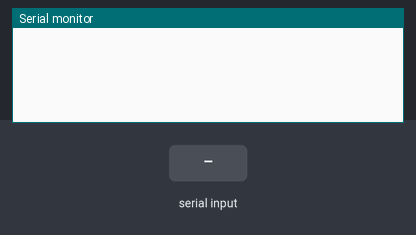
This sketch was run on a simulated Arduino Uno, built with avr-gcc and run on an emulated ATmega328P. Shown: the last lines printed to the serial monitor. The test bench sets the inputs (shaded band).

Above: at 1.2 s.
1.3 s: "x" received over Serial
At 1.9 s:
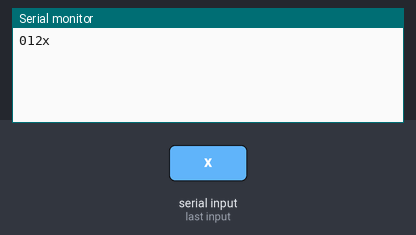
2.8 s: "1" received over Serial
At 4.3 s:
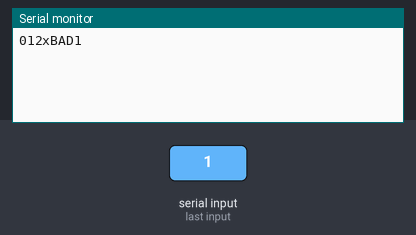

The sketch:

latency_test.ino
```cpp
void setup() {
  Serial.begin(115200);
  Serial.flush();
}

byte cck = 'A';
void loop() {
  while (Serial.available()) {
    byte c = Serial.read();
    if (c == 'x') {      // 'x' is end of input message
      Serial.write('0');
      Serial.write('1');
      Serial.write('2');
      Serial.write('x');
      Serial.send_now(); // comment out for non-Teensy boards
      cck = 'A';
    }
    else if (c != cck) {      // 'x' is end of input message
      Serial.write('B');
      Serial.write('A');
      Serial.write('D');
      Serial.write( c );
      Serial.send_now(); // comment out for non-Teensy boards
      while (Serial.available()) { // clear buffer for next test
        c = Serial.read();
        if (c == 'x') {      // 'x' is end of input message
          Serial.write('0');
          Serial.write('1');
          Serial.write('2');
          Serial.write('x');
          Serial.send_now(); // comment out for non-Teensy boards
          cck = 'A';
        }
      }

    }
    else if (++cck > 'Z') cck = 'A';
  }
}
```

Measured:
- after the input at 1.3 s, the serial monitor: prints a new line at once (image 1)
- after the input at 2.8 s, the serial monitor: prints a new line at once (image 2)
